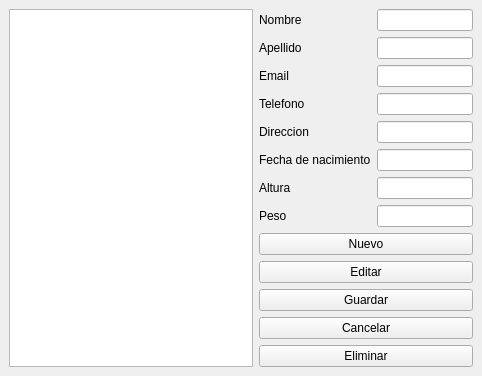
<?xml version="1.0" encoding="UTF-8"?>
<ui version="4.0">
 <class>MainWindow</class>
 <widget class="QMainWindow" name="MainWindow">
  <property name="geometry">
   <rect>
    <x>0</x>
    <y>0</y>
    <width>482</width>
    <height>342</height>
   </rect>
  </property>
  <property name="windowTitle">
   <string>MainWindow</string>
  </property>
  <widget class="QWidget" name="centralwidget">
   <layout class="QHBoxLayout" name="horizontalLayout">
    <item>
     <widget class="QListWidget" name="lista"/>
    </item>
    <item>
     <layout class="QVBoxLayout" name="verticalLayout_5">
      <item>
       <layout class="QVBoxLayout" name="verticalLayout_4">
        <item>
         <layout class="QFormLayout" name="formLayout">
          <item row="0" column="0">
           <widget class="QLabel" name="label">
            <property name="text">
             <string>Nombre</string>
            </property>
           </widget>
          </item>
          <item row="0" column="1">
           <widget class="QLineEdit" name="nombre"/>
          </item>
          <item row="1" column="0">
           <widget class="QLabel" name="label_2">
            <property name="text">
             <string>Apellido</string>
            </property>
           </widget>
          </item>
          <item row="1" column="1">
           <widget class="QLineEdit" name="apellido"/>
          </item>
          <item row="2" column="0">
           <widget class="QLabel" name="label_3">
            <property name="text">
             <string>Email</string>
            </property>
           </widget>
          </item>
          <item row="2" column="1">
           <widget class="QLineEdit" name="email"/>
          </item>
          <item row="3" column="0">
           <widget class="QLabel" name="label_4">
            <property name="text">
             <string>Telefono</string>
            </property>
           </widget>
          </item>
          <item row="3" column="1">
           <widget class="QLineEdit" name="telefono"/>
          </item>
          <item row="4" column="0">
           <widget class="QLabel" name="label_5">
            <property name="text">
             <string>Direccion</string>
            </property>
           </widget>
          </item>
          <item row="4" column="1">
           <widget class="QLineEdit" name="direccion"/>
          </item>
          <item row="5" column="0">
           <widget class="QLabel" name="label_6">
            <property name="text">
             <string>Fecha de nacimiento</string>
            </property>
           </widget>
          </item>
          <item row="5" column="1">
           <widget class="QLineEdit" name="nacimiento"/>
          </item>
          <item row="6" column="0">
           <widget class="QLabel" name="label_7">
            <property name="text">
             <string>Altura</string>
            </property>
           </widget>
          </item>
          <item row="6" column="1">
           <widget class="QLineEdit" name="altura"/>
          </item>
          <item row="7" column="0">
           <widget class="QLabel" name="label_8">
            <property name="text">
             <string>Peso</string>
            </property>
           </widget>
          </item>
          <item row="7" column="1">
           <widget class="QLineEdit" name="peso"/>
          </item>
         </layout>
        </item>
        <item>
         <widget class="QPushButton" name="nuevo">
          <property name="text">
           <string>Nuevo</string>
          </property>
         </widget>
        </item>
        <item>
         <widget class="QPushButton" name="editar">
          <property name="enabled">
           <bool>true</bool>
          </property>
          <property name="text">
           <string>Editar</string>
          </property>
         </widget>
        </item>
        <item>
         <widget class="QPushButton" name="guardar">
          <property name="text">
           <string>Guardar</string>
          </property>
         </widget>
        </item>
        <item>
         <widget class="QPushButton" name="cancelar">
          <property name="text">
           <string>Cancelar</string>
          </property>
         </widget>
        </item>
        <item>
         <widget class="QPushButton" name="eliminar">
          <property name="text">
           <string>Eliminar</string>
          </property>
         </widget>
        </item>
       </layout>
      </item>
     </layout>
    </item>
   </layout>
  </widget>
 </widget>
 <resources/>
 <connections/>
</ui>
